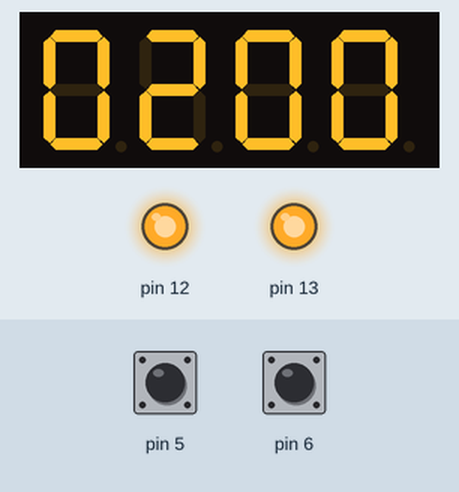
A sketch run on a simulated Arduino Uno, built with avr-gcc and run on an emulated ATmega328P. Parts: 4-digit seven-segment display, output pins drawn as LEDs (lit = HIGH). The test bench sets the inputs (shaded band); at power-on: pin 5 HIGH, pin 6 HIGH. Pins used as bus, display or sensor lines are not drawn.

Above: at 6.9 s.
7.0 s: pin 5 pulled LOW for 1.55 s
At 9.9 s:
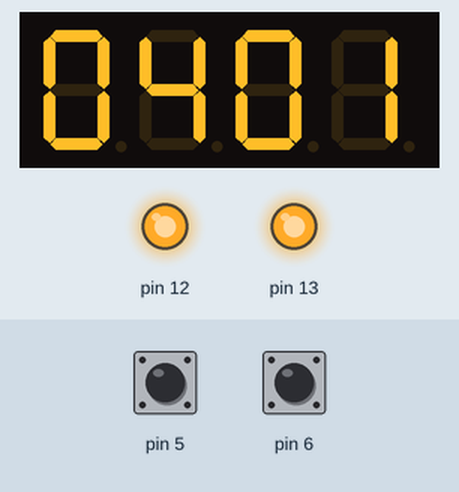
10.0 s: pin 6 pulled LOW for 1.55 s
16.4 s: pin 5 pulled LOW for 1.55 s
At 17.4 s:
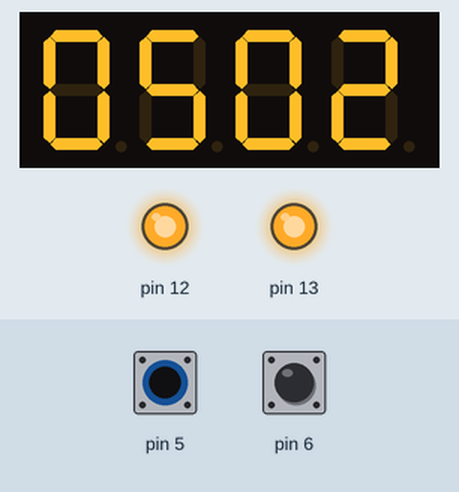
Timing chart, 0 to 19.4 s (numbered marks = the images above; inputs shaded):
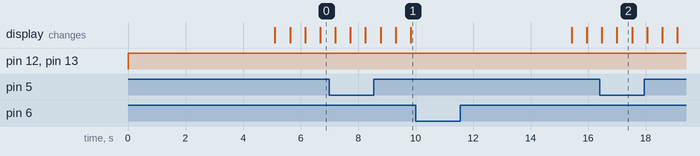

The sketch:

sketch_mar26a.ino
```cpp
#include <TM1637.h>
#define CLK 3
#define DIO 2
TM1637 disp(CLK,DIO);

byte arr[]={1,2,3,4};

struct hour{
  byte hour_1;//для левой части
  byte hour_2;//для правой части
  public:
  hour(){}
  hour(byte ho_1,byte ho_2){
    hour_1=ho_1;
    hour_2=ho_2;
  }

  void increase(){
    hour_2++;
    if(hour_2>9){
      hour_2=0;
      hour_1++;
    }
    //if( ((hour_1*10)+hour_2)>23 ){
      //hour_1=0;
      //hour_2=0;
    //}
  }

  void Create_NULLL(){
    hour_1=0;
    hour_2=0;
  }

};

struct minute{
  byte minute_1; //для левой
  byte minute_2; //для правой
  public:
  minute(){}
  minute(byte min_1,byte min_2){
    minute_1=min_1;
    minute_2=min_2;
  }
  void increase(){
    minute_2++;
    if(minute_2>9){
      minute_2=0;
      minute_1++;
    }
    //if( ((minute_1*10)+minute_2) >59){
    //  minute_1=0;
    //  minute_2=0;
    //}
  }

  void Create_NULLL(){
    minute_1=0;
    minute_2=0;
  }

};

void start(hour start_check_hour,minute start_check_minute );
bool hour_define(hour h,minute m);
bool minute_define(hour h,minute m);
void output(hour start_check_hour , minute start_check_minute);
void settings( hour start_check_hour , minute start_check_minute );
bool check_switch(); //true-если включен и false если выключен

void setup() {
  // put your setup code here, to run once:
  pinMode(2, OUTPUT);
  pinMode(3, OUTPUT);
  pinMode(13, OUTPUT);
  pinMode(12, OUTPUT);
  pinMode(6 , INPUT_PULLUP); //для кнопки
  pinMode(5, INPUT_PULLUP); //для тумблера
  disp.init();
  disp.set(7);

  digitalWrite(2,HIGH);
  digitalWrite(3,HIGH);
  digitalWrite(12,HIGH);
  digitalWrite(13, HIGH);

  hour start_check_hour(0,0); //часы начало
  minute start_check_minute(0,0); //мин начало
  start(start_check_hour,start_check_minute );

}


void loop() {
  // put your main code here, to run repeatedly:

}

void start(hour start_check_hour , minute start_check_minute){
  output( start_check_hour ,  start_check_minute);

  while(true){

    if((minute_define(start_check_hour , start_check_minute))==true){

      output( start_check_hour ,  start_check_minute);


      //задержка минута
      for(int i=0;i<12;i++){
        delay(5000);
        output( start_check_hour ,  start_check_minute);


        //обрабатываем нажатие на кнопку

        if((digitalRead(6)== 1) ){
          settings(  start_check_hour ,  start_check_minute );
        }

        //заканчиваем обработку
      }

      start_check_minute.increase();


      output( start_check_hour ,  start_check_minute);

      continue;
    }
    else{
      output( start_check_hour ,  start_check_minute);

      start_check_minute.Create_NULLL();

      if( (hour_define(start_check_hour , start_check_minute))&&(minute_define(start_check_hour , start_check_minute)) ==true ){
        start_check_hour.increase();
      }

      if( ((hour_define(start_check_hour , start_check_minute)) && (minute_define(start_check_hour , start_check_minute)) )==false  ){
        start_check_hour.Create_NULLL();
        start_check_minute.Create_NULLL();
      }

      output( start_check_hour ,  start_check_minute);

      //delay(1000);

    }


  }
}
bool minute_define(hour h,minute m){
  if( ((m.minute_1*10)+m.minute_2) <60 ){
    return(true);
  }
  else{
    return(false);
  }
}
bool hour_define(hour h,minute m){
  if( ((h.hour_1*10)+h.hour_2) <24 ){
    return(true);
  }
  else{
    return(false);
  }
}

void settings( hour start_check_hour , minute start_check_minute ){
  /*
  output( start_check_hour ,  start_check_minute);
  disp.point(1);
  output( start_check_hour ,  start_check_minute);
  delay(1000);
  disp.point(0);
  output( start_check_hour ,  start_check_minute);
  delay(1000);
  */

  while(true){
    disp.point(1);


    if((digitalRead(6)!= 1) ){
      disp.point(0);
      break;
      //start( start_check_hour ,  start_check_minute);
    }

    output( start_check_hour ,  start_check_minute);

    delay(500);

    disp.point(0);

// проверяем тумблер
    if(check_switch()==true ){
      if((hour_define(start_check_hour,start_check_minute) ==true) && (  ((start_check_hour.hour_1*10)+start_check_hour.hour_2)!=23  ) ){
          start_check_hour.increase();
      }
      else{
        start_check_hour.Create_NULLL();
      }

    }
    else{

      if((minute_define(start_check_hour,start_check_minute)==true)&& ( ((start_check_minute.minute_1*10)+start_check_minute.minute_2)!=59 ) )
        start_check_minute.increase();
      else{
        start_check_minute.Create_NULLL();
      }

    }
// конец проверки

    output( start_check_hour ,  start_check_minute);
    delay(500);


  }

  start(start_check_hour , start_check_minute);
}

void output(hour start_check_hour , minute start_check_minute){
      disp.display(3,start_check_minute.minute_2);
      disp.display(2,start_check_minute.minute_1);
      disp.display(1,start_check_hour.hour_2);
      disp.display(0,start_check_hour.hour_1);
}

bool check_switch(){
  if( digitalRead(5)== 1 ){
    return true;
  }

  else{
    return false;
  }

}
```
